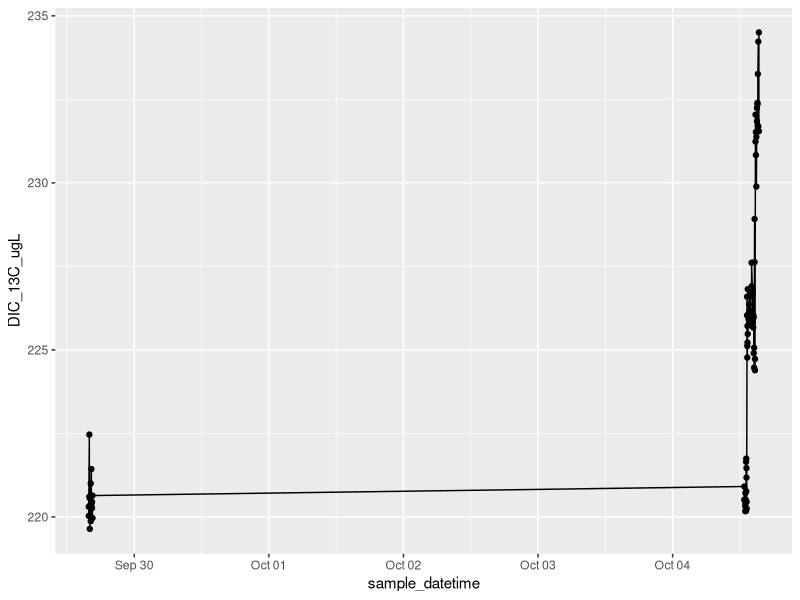
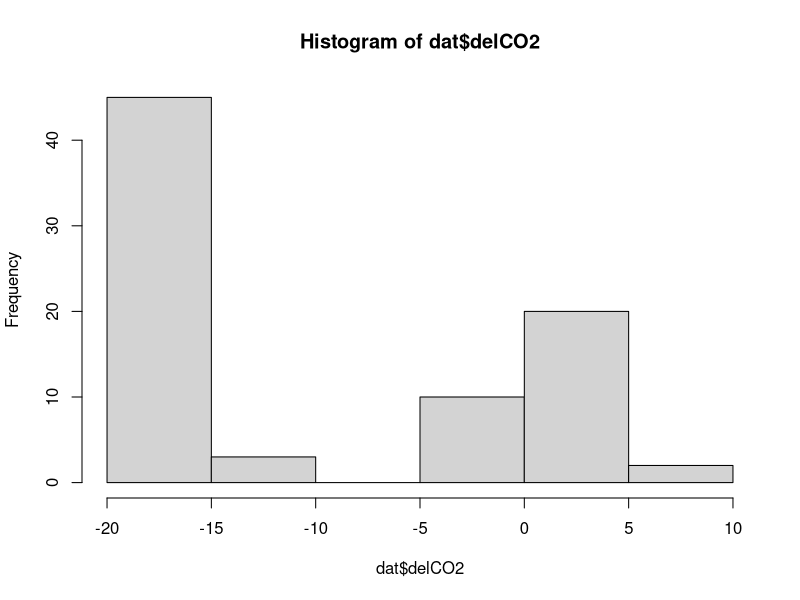
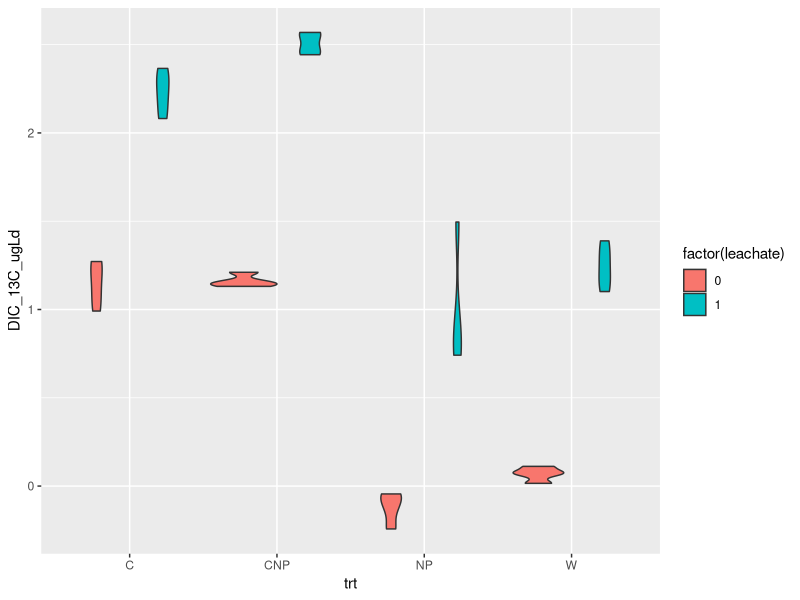
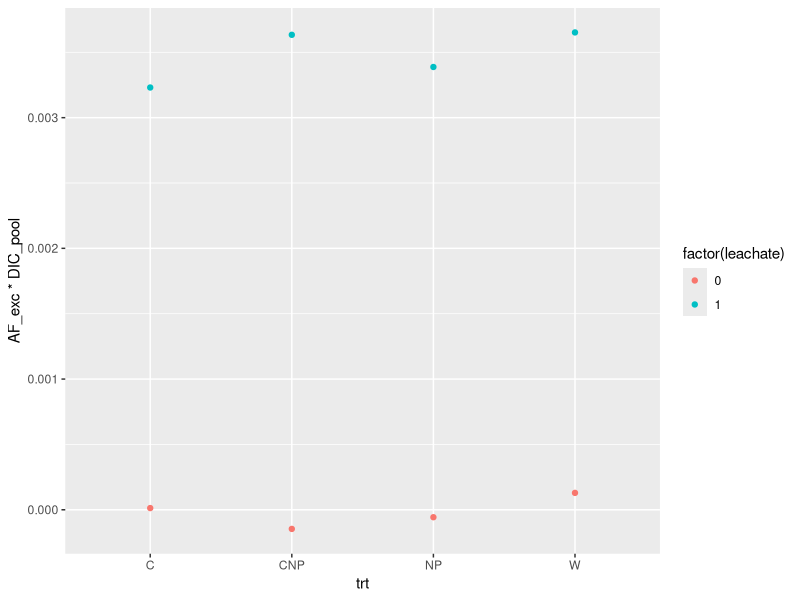
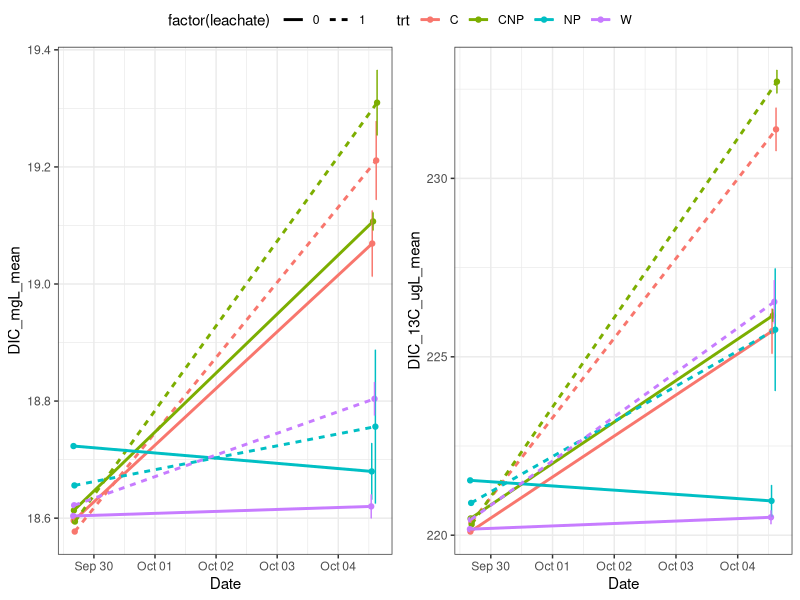
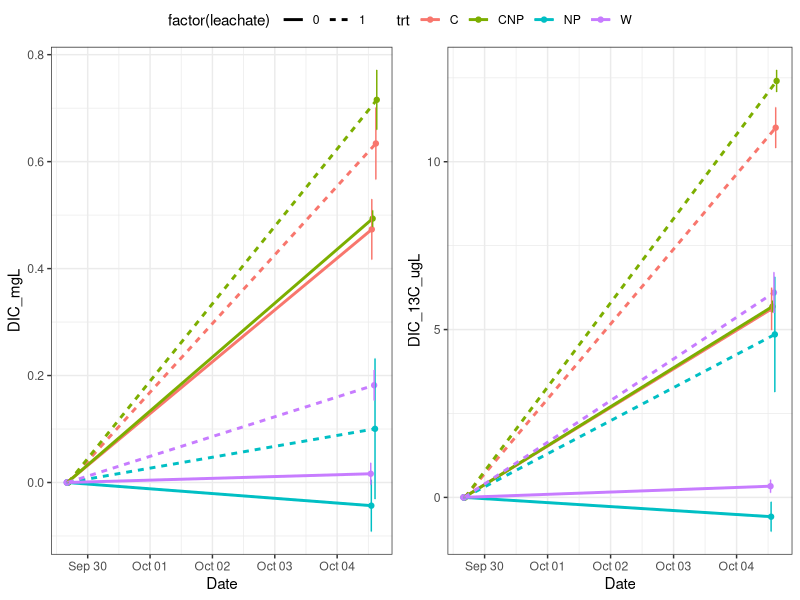
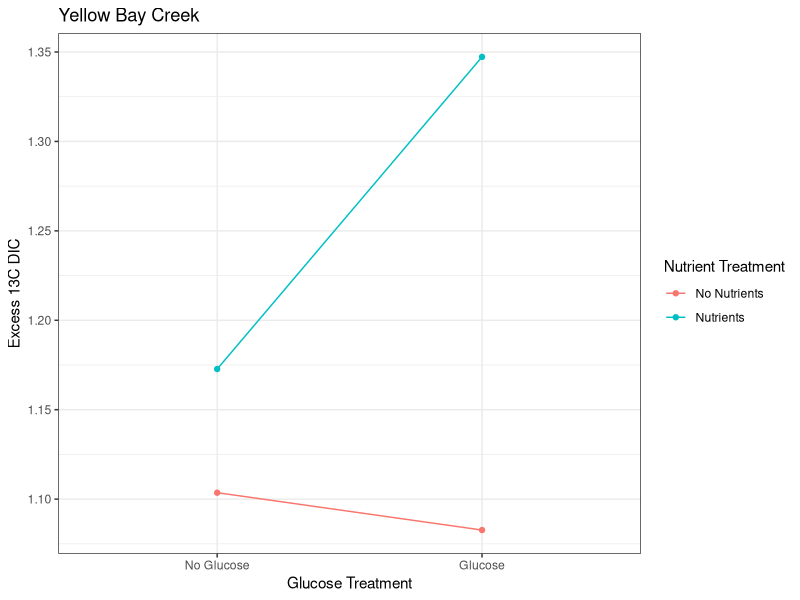
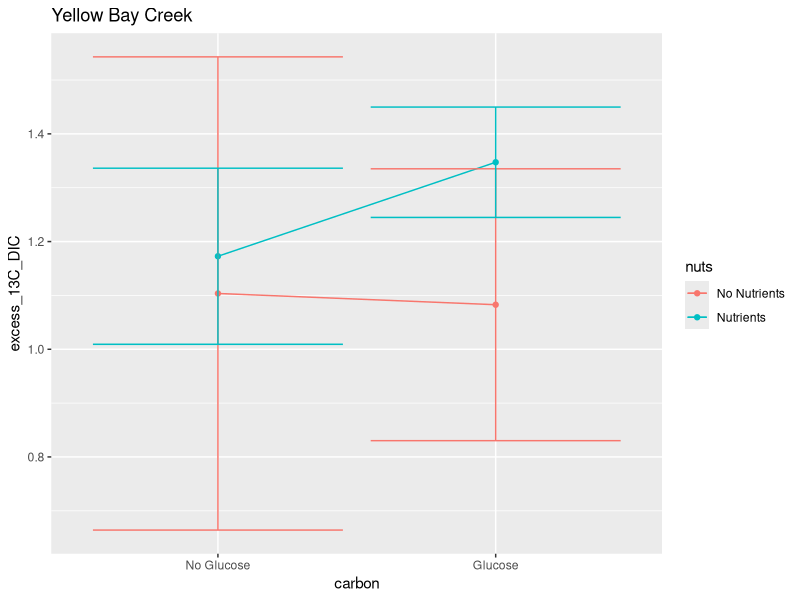

Here is the R script that generated these plots, in order:
library(tidyverse)
library(lubridate)
library(dplyr)


# setup ####
dat <- read_csv("data/Kirby_YBC/ybc_expt.csv")
#alk <- read_csv('data/alkalinity/nw_alkalinity.csv') %>%
 #   filter(!is.na(trt)) %>%
  #  mutate(date = as.Date(date, format = '%m/%d/%Y')) %>%
   # select(-samplenum, -treatment, -vol_acid)
glimpse(dat)


# Functions ####
deltoAF<- function (del) {
  Rst<-0.0112372
  R<-(del/1000+1)*Rst
  AF<-R/(1+R)
  AF

}

AFtodel <- function (AF) {
  Rst<-0.0112372
  R<- AF/(1-AF)
  del<- (R/Rst-1)*1000

  del
}

DICfrom_C_A <- function(K1, K2, C, A){
  H_minus <- (((-K1*C))-sqrt(((K1*C)^2)-(4*-1*A*2*K1*K2*C)))/(2*-1*A)
  pH <- -1*log10(H_minus)
  B <- (K1*C)/H_minus
  Ca <- (K2*B)/H_minus
  D <- C + B + Ca
  A_check <- B + 2*Ca

  l <- list(H_minus, pH, C, B, Ca, D, A, A_check)
  names(l) <- c("H", "pH", "C", "B", "Ca", "D", "A","A check")
  DIC = l$D
  return(DIC)
}

# metadata ####
trts <- data.frame(Treatment = 1:8,
                   trt = c('W',  'NP', 'C', 'CNP','W',  'NP', 'C', 'CNP'),
                   leachate = c(0,0,0,0,1,1,1,1))

# add actual data for this part once we have DOC from Adam
c_source <- read_csv('data/DOC_stock_concentrations.csv')

# There is no clear pattern in the alkalinity data. Take an average:
#alk <- alk %>% filter(final_pH > 4.3) %>%
 #   summarize(alk_meqL = mean(alk_meqL))

dat <- left_join(dat, trts, by = 'Treatment') %>%
    mutate(date = as.Date(sample_datetime))
    #left_join(alk, by = c('batch', 'trt', 'leachate'))

# calculate DIC in the water ####
###testing DIC from pCO2-alk
###partial pressures of CO2 pCO2 in uatm
alk <- 1.51 # meq/L
# pCO2 <- 30 * 10^(-6) # mol/L
temp <- 273+21
K1 <- exp(290.9097-14554.21/(temp)-45.0575*log(temp))
K2 <- exp(207.6548-11843.79/(temp)-33.6485*log(temp))

# out <-DICfrom_C_A(K1=K1, K2=K2,C=pCO2,A=alk)
dat$DIC_molL <- DICfrom_C_A(K1, K2, dat$CO2_conc_umolL * 10^(-6),
                            alk* 10^-3)
# dat$DIC_13molL <- DICfrom_C_A(K1, K2, dat$CO2_13C_umolL * 10^(-6), alk)
dat$DIC_mgL <- dat$DIC_molL*12.011*1000
# dat$AF = deltoAF(dat$delCO2)
dat$DIC_13C_umolL = dat$DIC_molL * dat$AF *10^6
dat$DIC_13C_ugL = dat$DIC_13C_umolL * 13


dat %>% dplyr::filter(!is.na(Treatment)) %>%
ggplot(aes(x = sample_datetime, y = DIC_13C_ugL))+
  geom_point() + geom_line()

# # Clean up data ####

#dat <- dat %>%
 #   filter(!(batch == 2 & Syringe == '28'),
  #         !is.na(Treatment))

# # Remove high time zero point:
# dat %>% filter(batch == 1, Treatment == 6)
# # It looks like the high one is syringe 8G. Check this in the notes.
#
# dat <- dat %>%
#     filter(!(batch == 1 & Syringe == '8G'),
#            !is.na(Treatment))

hist(dat$delCO2)


# START OF FINAL FIGURES CODE####
# filter to use only the start and end time points
dat_sum <- dat %>%
    group_by(batch, trt, leachate, replicate) %>%
    summarize(across(any_of(c('sample_datetime', 'delCO2', 'DIC_mgL',
                              'DIC_13C_ugL', 'alk_meqL')),
                     .fns = ~mean(., na.rm = T))) %>%
    ungroup()

# Calculate the change over time for each bottle measured at time T
bottle_dif <-
    dat_sum %>% select(-starts_with(c('delCO2', 'alk_meqL'))) %>%
    mutate(batch = case_when(batch == 1 ~ 'T0',
                             batch == 2 ~ 'T1'))%>%
    pivot_wider(names_from = c('batch', 'replicate'),
                values_from = c('sample_datetime', 'DIC_mgL', 'DIC_13C_ugL')) %>%
    rename_with(~sub('_NA$', '', .)) %>%
    mutate(across(starts_with('DIC_mgL_T1'), .fns = ~ . - DIC_mgL_T0),
           across(starts_with('DIC_13C_ugL_T1'), .fns = ~ . - DIC_13C_ugL_T0),
           across(starts_with('sample_datetime_T1'), .fns = ~ . - sample_datetime_T0)) %>%
    select(-ends_with('T0')) %>%
    pivot_longer(cols = ends_with(c('_A', '_B', '_C', '_D')),
                 names_to = c('.value', 'rep'),
                 names_sep = '_T1_') %>%
    mutate(sample_datetime = as.numeric(sample_datetime),
           DIC_ugLd = DIC_mgL/sample_datetime*1000,
           DIC_13C_ugLd = DIC_13C_ugL/sample_datetime) %>%
    select(-sample_datetime, -DIC_mgL, -DIC_13C_ugL) %>%
    mutate(site = "ybc")

ggplot(bottle_dif, aes(trt, DIC_13C_ugLd, fill = factor(leachate))) +
    geom_violin()
write_csv(bottle_dif, 'data/DIC_change_by_bottle_ybc.csv')

dat_sum <- dat_sum %>%
    group_by(batch, trt, leachate) %>%
    summarize(across(any_of(c('sample_datetime', 'delCO2', 'DIC_mgL',
                              'DIC_13C_ugL', 'alk_meqL')),
                     .fns = list(mean = ~mean(., na.rm = T),
                                 sd = ~sd(., na.rm = T)))) %>%
    rename(sample_datetime = sample_datetime_mean) %>%
    select(-sample_datetime_sd) %>%
    mutate(across(ends_with('sd'), ~case_when(is.na(.) ~ 0,
                                              TRUE ~ .)))

p12 <- ggplot(dat_sum, aes(sample_datetime, DIC_mgL_mean, col = trt, lty = factor(leachate)))+
    geom_point() + geom_line(size = 1) +
    geom_errorbar(aes(ymin = DIC_mgL_mean - DIC_mgL_sd,
                      ymax = DIC_mgL_mean + DIC_mgL_sd), lty = 1)+
    xlab('Date') +theme_bw()
p13 <- ggplot(dat_sum, aes(sample_datetime, DIC_13C_ugL_mean, col = trt, lty = factor(leachate)))+
    geom_point() + geom_line(size = 1) +
    geom_errorbar(aes(ymin = DIC_13C_ugL_mean - DIC_13C_ugL_sd,
                      ymax = DIC_13C_ugL_mean + DIC_13C_ugL_sd), lty = 1)+
    xlab('Date') +theme_bw()

png(filename = 'figures/ybc_expt_13CO2overtime.png',
    width = 8, height = 5, res = 300, units = 'in')
ggpubr::ggarrange(p12, p13, common.legend = T)
dev.off()

#removing baseline ####

dat_dif <- dat_sum %>%
    mutate(AF = deltoAF(delCO2_mean)) %>%
    select(-starts_with(c('delCO2', 'alk_meqL'))) %>%
    mutate(batch = case_when(batch == 1 ~ 'T0',
                             batch == 2 ~ 'T1'))%>%
    rename(DIC_mgL = DIC_mgL_mean, DIC_13C_ugL = DIC_13C_ugL_mean) %>%
    pivot_wider(names_from = 'batch',
                values_from = c('sample_datetime', 'AF', 'DIC_mgL', 'DIC_13C_ugL',
                                'DIC_mgL_sd', 'DIC_13C_ugL_sd')) %>%
    mutate(AF_exc = AF_T1 - AF_T0,
           DIC_pool = DIC_mgL_T1,
           DIC_mgL_T1 = DIC_mgL_T1 - DIC_mgL_T0,
           DIC_mgL_T0 = DIC_mgL_T0 - DIC_mgL_T0,
           DIC_13C_ugL_T1 = DIC_13C_ugL_T1 - DIC_13C_ugL_T0,
           DIC_13C_ugL_T0 = DIC_13C_ugL_T0 - DIC_13C_ugL_T0) %>%
    pivot_longer(cols = ends_with(c('T0', 'T1')),
                 names_to = c('.value', 'time'),
                 names_sep = '_T')

#code to save figure(change expt name)
dat_dif %>% filter(DIC_mgL != 0) %>%
ggplot( aes(trt, AF_exc * DIC_pool, col = factor(leachate), group = leachate))+
    geom_point()
geom_bar(stat = 'identity')
p12 <- ggplot(dat_dif, aes(sample_datetime, DIC_mgL, col = trt, lty = factor(leachate)))+
    geom_point() + geom_line(size = 1) +
    geom_errorbar(aes(ymin = DIC_mgL - DIC_mgL_sd,
                      ymax = DIC_mgL + DIC_mgL_sd), lty = 1)+
    xlab('Date') +theme_bw()
p13 <- ggplot(dat_dif, aes(sample_datetime, DIC_13C_ugL, col = trt, lty = factor(leachate)))+
    geom_point() + geom_line(size = 1) +
    geom_errorbar(aes(ymin = DIC_13C_ugL - DIC_13C_ugL_sd,
                      ymax = DIC_13C_ugL + DIC_13C_ugL_sd), lty = 1)+
    xlab('Date') +theme_bw()
png(filename = 'figures/ybc_expt_13CO2.png',
    width = 8, height = 5, res = 300, units = 'in')
ggpubr::ggarrange(p12, p13, common.legend = T)
dev.off()


#tables ####

dd <- dat_sum %>% select(-starts_with(c('delCO2', 'alk_meqL'))) %>%
    mutate(batch = case_when(batch == 1 ~ 'T0',
                             batch == 2 ~ 'T'))%>%
    rename(DIC_mgL = DIC_mgL_mean, DIC_13C_ugL = DIC_13C_ugL_mean) %>%
    pivot_wider(names_from = 'batch',
                values_from = c('sample_datetime', 'DIC_mgL', 'DIC_13C_ugL',
                                'DIC_mgL_sd', 'DIC_13C_ugL_sd')) %>%
    mutate(inc_time = sample_datetime_T - sample_datetime_T0,
           Delta_T = as.numeric(inc_time),
           Delta_DIC_ugLd = (DIC_mgL_T - DIC_mgL_T0)*1000/Delta_T,
           Delta_DIC_ugLd_sd = (DIC_mgL_sd_T + DIC_mgL_sd_T0)*1000/Delta_T,
           Delta_DIC_13_ugLd = (DIC_13C_ugL_T - DIC_13C_ugL_T0)/Delta_T,
           Delta_DIC_13_ugLd_sd = (DIC_13C_ugL_sd_T + DIC_13C_ugL_sd_T0)/Delta_T) %>%
    select(-ends_with(c('_T', '_T0')))

mutate(dd, AF = Delta_DIC_13_ugLd/(Delta_DIC_13_ugLd + Delta_DIC_ugLd),
       del = AFtodel(AF))

excess13CDIC <- dd %>% select( -inc_time) %>%
    pivot_wider(id_cols = trt, names_from = 'leachate',
                values_from = c('Delta_DIC_ugLd', 'Delta_DIC_13_ugLd',
                                'Delta_DIC_ugLd_sd', 'Delta_DIC_13_ugLd_sd')) %>%
    mutate(excess_13C_DIC = Delta_DIC_13_ugLd_1 - Delta_DIC_13_ugLd_0,
           excess_13C_sd = Delta_DIC_13_ugLd_sd_1 + Delta_DIC_13_ugLd_sd_0,
           excess_DIC = Delta_DIC_ugLd_1 - Delta_DIC_ugLd_0,
           excess_DIC_sd = Delta_DIC_ugLd_sd_1 + Delta_DIC_ugLd_sd_0) %>%
    select(-ends_with(c('_1','_0'))) %>%
    mutate(site = 'ybc', .before = trt)

excess13CDIC$carbon = c('Glucose', 'Glucose', 'No Glucose', 'No Glucose')
excess13CDIC$carbon <- factor(excess13CDIC$carbon, levels = c('No Glucose','Glucose'))
excess13CDIC$nuts = c('No Nutrients', 'Nutrients', 'No Nutrients', 'Nutrients')
png(filename = 'figures/ybc_expt_13CDIC_pres.png',
    width = 5, height = 5, res = 300, units = 'in')
ggplot(excess13CDIC, aes(carbon, excess_13C_DIC, col = nuts,fill = nuts, group = nuts)) +
    geom_line() + geom_point() +
    # geom_ribbon(aes(ymin = excess_13C_DIC - excess_13C_sd,
    #                   ymax = excess_13C_DIC + excess_13C_sd),col = 'transparent', alpha = 0.2,
    #             outline.type = 'full')+
    ggtitle('Yellow Bay Creek')+
    xlab('Glucose Treatment') +theme_bw()+
    ylab('Excess 13C DIC')+
    guides(color = guide_legend(title = "Nutrient Treatment"))+
    guides(fill = FALSE)
dev.off()

excess13CDIC$carbon = c('Glucose', 'Glucose', 'No Glucose', 'No Glucose')
excess13CDIC$carbon <- factor(excess13CDIC$carbon, levels = c('No Glucose','Glucose'))
excess13CDIC$nuts = c('No Nutrients', 'Nutrients', 'No Nutrients', 'Nutrients')
png(filename = 'figures/ybc_expt_13CDIC.png',
    width = 5, height = 5, res = 300, units = 'in')
ggplot(excess13CDIC, aes(carbon, excess_13C_DIC, col = nuts, group = nuts)) +
    geom_line() + geom_point() +
    geom_errorbar(aes(ymin = excess_13C_DIC - excess_13C_sd,
                      ymax = excess_13C_DIC + excess_13C_sd))+
    ggtitle('Yellow Bay Creek')
dev.off()

write_csv(excess13CDIC, 'data/excessDIC_ybc.csv')

png(filename = 'figures/ybc_expt_13CDIC_pres.png',
    width = 5, height = 5, res = 300, units = 'in')
ggplot(excess13CDIC, aes(carbon, excess_13C_DIC, col = nuts,fill = nuts, group = nuts)) +
    geom_line() + geom_point() +
    # geom_ribbon(aes(ymin = excess_13C_DIC - excess_13C_sd,
    #                   ymax = excess_13C_DIC + excess_13C_sd),col = 'transparent', alpha = 0.2,
    #             outline.type = 'full')+
    ggtitle('Yellow Bay Creek')+
    xlab('Glucose Treatment') +theme_bw()+
    ylab('Excess 13C DIC')+
    guides(color = guide_legend(title = "Nutrient Treatment"))+
    guides(fill = FALSE)
dev.off()

# write_csv(DIC_dataframe, "processed_CO2/experiment1_processed.csv")
# DIC <- read_csv('processed_CO2/experiment1_processed.csv')
#
# # calculate excess 13CDIC in each treatment ####
# sumDIC <- filter(DIC, time_interval %in% c('T0', 'T5')) %>%
#     select(time_interval, treatment, sample_datetime, DIC_molL, DIC_13C_umolL) %>%
#     group_by(time_interval, treatment) %>%
#     # summarize(across(.fns = list(mean = ~mean(.), sd = sd(.))))
#     summarize(sample_datetime = mean(sample_datetime),
#               DIC_molL = mean(DIC_molL),
#               DIC_13C_sd = sd(DIC_13C_umolL),
#               DIC_13C_umolL = mean(DIC_13C_umolL)) %>%
#     ungroup()
#
# DIC_table <- sumDIC %>%
#     mutate(excess_13C_DIC_umolL = DIC_13C_umolL - sumDIC$DIC_13C_umolL[sumDIC$time_interval == 'T0'],
#            excess_DIC_umolL = (DIC_molL - sumDIC$DIC_molL[sumDIC$time_interval == 'T0'])*10^6,
#            excess_13C_DIC_umolL_sd = DIC_13C_sd + sumDIC$DIC_13C_sd[sumDIC$time_interval == 'T0'])
#
#
# #creating excess accumulated 13C CO2 (from DIC) plot  ####
# # setwd('/Users/niko/Dropbox/leachate_linder/processed_CO2')
# # DIC_table <- read_csv('~/Dropbox/leachate_linder/processed_CO2/DIC_table.csv')
# DIC_table$nutrients <- c(0,0,1,0,1)
# DIC_table$sugar <- c(0,1,1,0,0)
# # DIC_table$DICXS <- DIC_table$DICXS*1000
# # DIC_table$STDev_T5 <- DIC_table$STDev_T5*1000
# # DIC_table$STDev_T0 <- DIC_table$STDev_T0*1000
# # DIC_table$STDev <- DIC_table$STDev_T0 + DIC_table$STDev_T5
#
# DIC_table <- slice(DIC_table, -1)
#
# plot(DIC_table$sugar[DIC_table$nutrients == 1],
#      DIC_table$excess_13C_DIC_umolL[DIC_table$nutrients == 1], type = 'b',
#      xlim = c(-0.25,1.25), ylim = c(0,1.5), pch = 15, col = 'blue',
#      xaxt = 'n', xlab = 'No Sugar                                         Sugar',
#      ylab = 'Accumulated Excess 13C CO2 (µg)')
#
#
# arrows(x0 = DIC_table$sugar[DIC_table$nutrients == 1],
#        y0 = DIC_table$excess_13C_DIC_umolL[DIC_table$nutrients == 1],
#        x1 = DIC_table$sugar[DIC_table$nutrients == 1],
#        y1 = DIC_table$excess_13C_DIC_umolL[DIC_table$nutrients == 1]+
#          DIC_table$excess_13C_DIC_umolL_sd[DIC_table$nutrients ==1], length = 0.1, angle = 90)
# arrows(x0 = DIC_table$sugar[DIC_table$nutrients == 1],
#       y0 = DIC_table$excess_13C_DIC_umolL[DIC_table$nutrients == 1],
#       x1 = DIC_table$sugar[DIC_table$nutrients == 1],
#       y1 = DIC_table$excess_13C_DIC_umolL[DIC_table$nutrients == 1]-
#         DIC_table$excess_13C_DIC_umolL_sd[DIC_table$nutrients ==1], angle = 90, length = 0.1)
#
# lines(DIC_table$sugar[DIC_table$nutrients == 0],
#       DIC_table$excess_13C_DIC_umolL[DIC_table$nutrients == 0],pch = 1, col = 'forestgreen')
# points(DIC_table$sugar[DIC_table$nutrients == 0],
#        DIC_table$excess_13C_DIC_umolL[DIC_table$nutrients == 0], pch = 15, col = 'forestgreen')
# arrows(x0 = DIC_table$sugar[DIC_table$nutrients == 0],
#        y0 = DIC_table$excess_13C_DIC_umolL[DIC_table$nutrients == 0],
#        x1 = DIC_table$sugar[DIC_table$nutrients == 0],
#        y1 = DIC_table$excess_13C_DIC_umolL[DIC_table$nutrients == 0]+
#          DIC_table$excess_13C_DIC_umolL_sd[DIC_table$nutrients ==0], length = 0.1, angle = 90)
# arrows(x0 = DIC_table$sugar[DIC_table$nutrients == 0],
#        y0 = DIC_table$excess_13C_DIC_umolL[DIC_table$nutrients == 0],
#        x1 = DIC_table$sugar[DIC_table$nutrients == 0],
#        y1 = DIC_table$excess_13C_DIC_umolL[DIC_table$nutrients == 0]-
#          DIC_table$excess_13C_DIC_umolL_sd[DIC_table$nutrients ==0], angle = 90, length = 0.1)
#
# legend('topleft', legend = c('Nutrients', 'No Nutrients'),
#        col = c('green', 'blue'), lty = c(1,1), pch = c(15, 15), border = NA)
#
# # plot(DIC_table$sample_datetime, dat$DIC_13C, type = 'b', pch = 15)
# lines(dat$sample_datetime)
#
# arrows()
